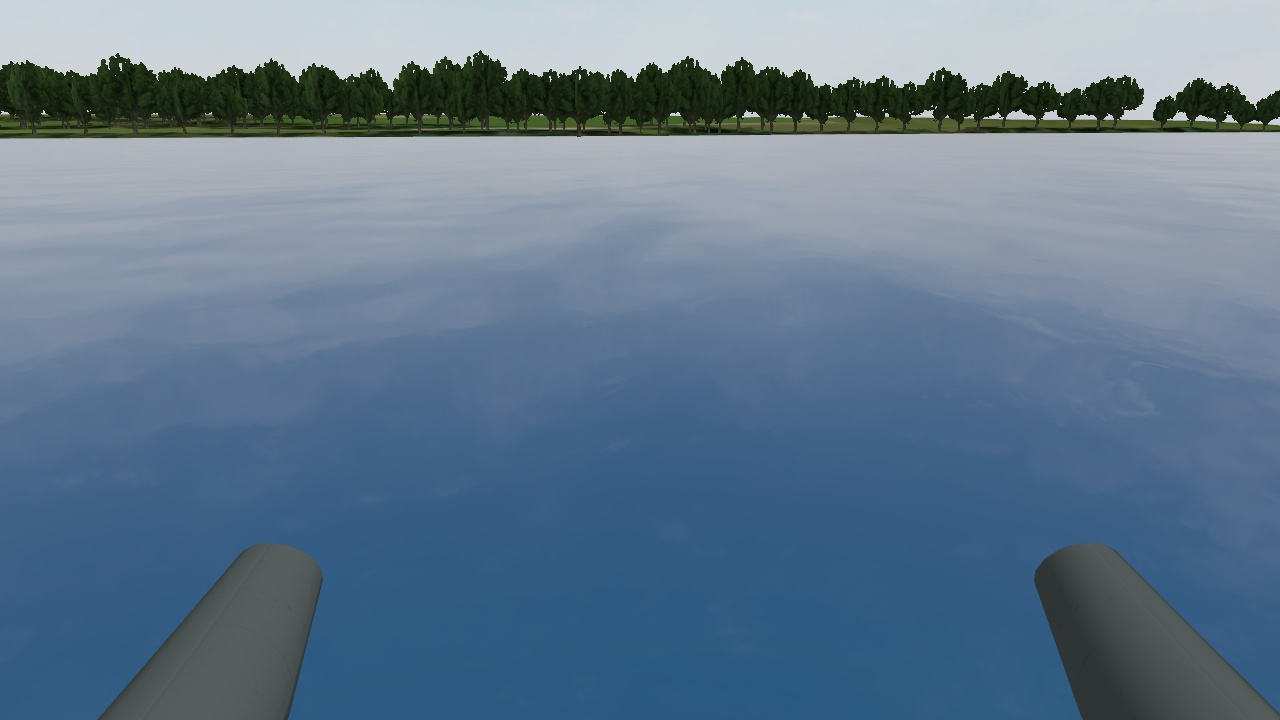
#> input picture src/licamfusion/licamfusion/camera_image.jpeg, 1280 x 720 px
$ python testimg.py
#> lines starting #> are read from the running program, lines starting #| are printed output that depends on the picture; after the words box and inside, x2 and y2 are one past the last pixel; in counts of white or black regions, pixels touching at a corner belong together
import cv2
img = cv2.imread('camera_image.jpeg')
#> img is the input picture: shape (720, 1280, 3); mean B, G, R 142.2, 120.9, 97.8
for i, row in enumerate(img):

  # get the pixel values by iterating
    for j, pixel in enumerate(img):
        if(i == j or i+j == img.shape[0]):

                # update the pixel value to black
            img[i][j] = [0, 0, 0]
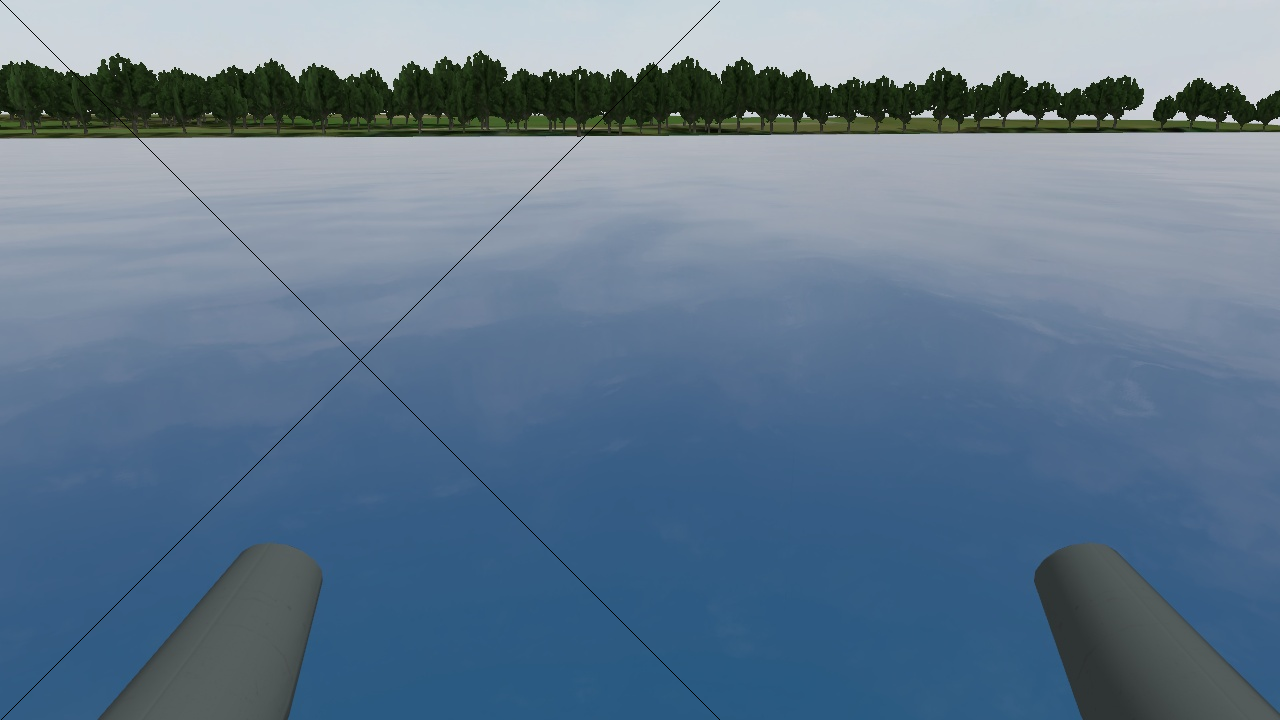
#> img: shape (720, 1280, 3); 0.16% of pixels changed, all inside (x1, y1, x2, y2) = (0, 0, 720, 720)

# display image
print(img.shape)
#| (720, 1280, 3)

$ run again, with src/licamfusion/licamfusion/captured_image_0.png saved as src/licamfusion/licamfusion/camera_image.jpeg
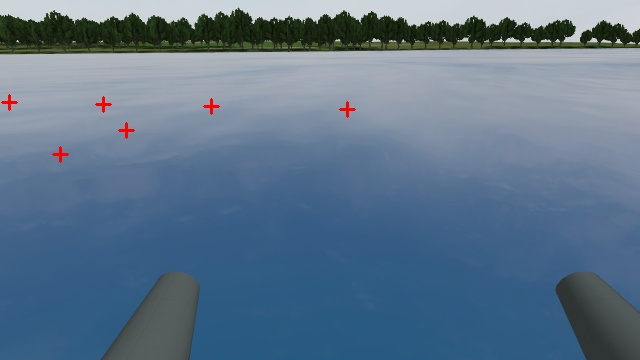
#> input picture src/licamfusion/licamfusion/captured_image_0.png, 640 x 360 px
#> img is the input picture: shape (360, 640, 3); mean B, G, R 138.8, 116.6, 93.2
#> after the loop `for i, row in enumerate(img):`:
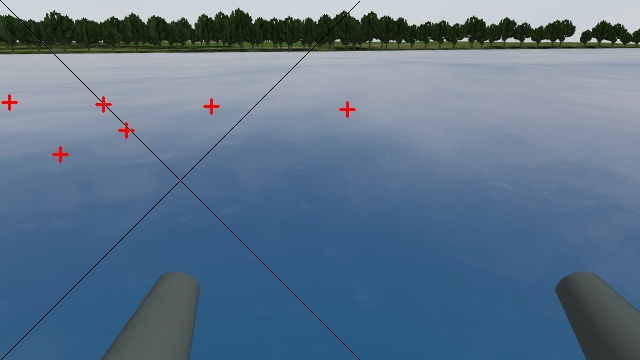
#> img: shape (360, 640, 3); 0.31% of pixels changed, all inside (x1, y1, x2, y2) = (0, 0, 360, 360)
#| (360, 640, 3)

$ run again, with src/licamfusion/licamfusion/captured_image_10.png saved as src/licamfusion/licamfusion/camera_image.jpeg
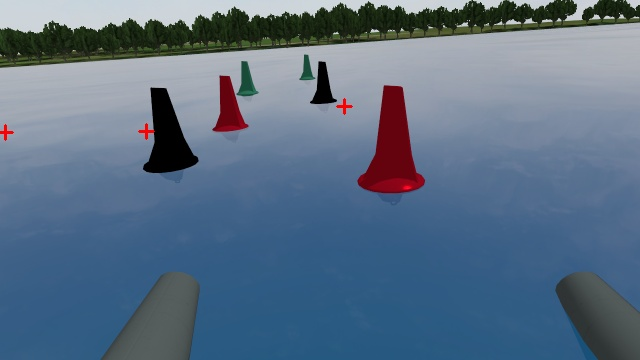
#> input picture src/licamfusion/licamfusion/captured_image_10.png, 640 x 360 px
#> img is the input picture: shape (360, 640, 3); mean B, G, R 132.9, 111.1, 90.4
#> after the loop `for i, row in enumerate(img):`:
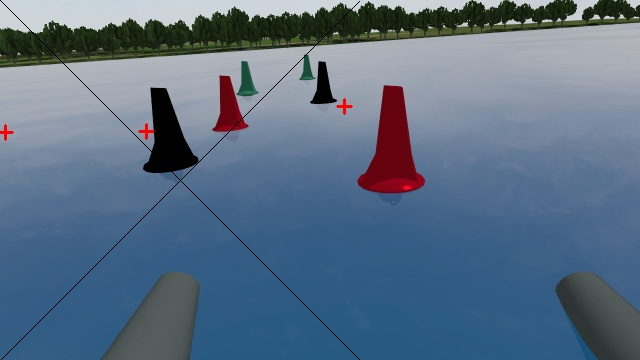
#> img: shape (360, 640, 3); 0.31% of pixels changed, all inside (x1, y1, x2, y2) = (0, 0, 360, 360)
#| (360, 640, 3)
